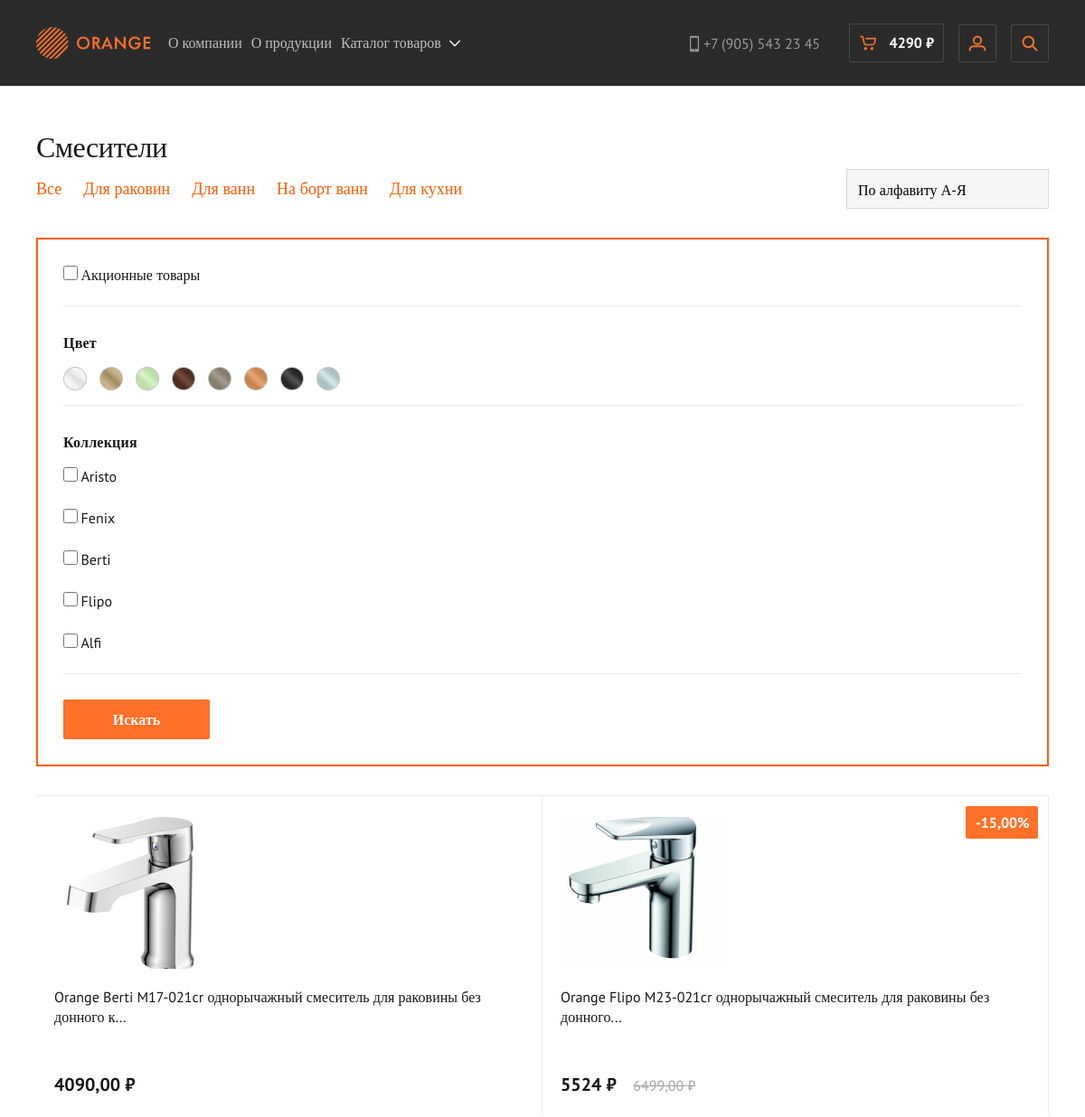
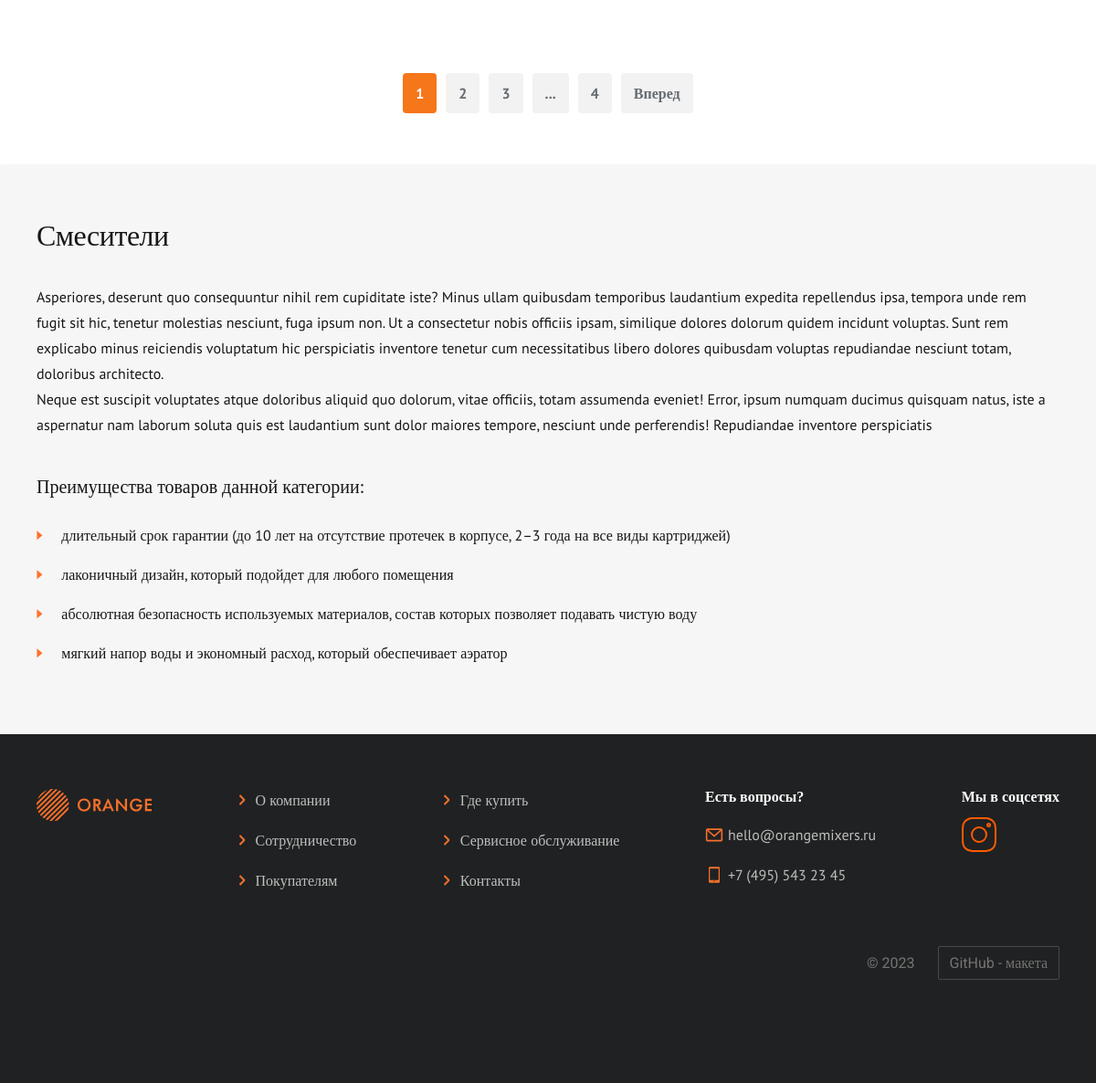
/products/category/smesiteli/, run on the app's committed database (2 pictures, top to bottom).
### products/models.py (models this page shows, shortened)
class Category(MPTTModel):
    name = models.CharField(max_length=50,  unique=True, null=False, blank=False, verbose_name='Название категории')
    slug = models.SlugField(max_length=50, unique=True, null=False, blank=False, db_index=True, verbose_name='URL-категории')
    image = models.ImageField(upload_to="Categoty/", verbose_name='Фото категории')
    image2 = models.ImageField(upload_to="Categoty_2/" ,null=True, blank=True, verbose_name='Фото 2 категории')
    description = models.TextField(max_length=2000, unique=True, verbose_name='Описание категории')
    parent = TreeForeignKey(
        'self',
        related_name="children",
        on_delete=models.SET_NULL,
        null=True,
        blank=True
    )
    def get_absolute_url(self):
        return reverse('category', kwargs={'category_slug':self.slug})
    class MPTTMeta:
        order_insertion_by = ['name']
    class Meta:
        unique_together = [['parent', 'slug']]
        verbose_name = 'Категория товара'
        verbose_name_plural = 'Категории товаров'

class ColorProduct(models.Model):
    value = models.CharField(max_length=20, unique=True, verbose_name='Название цвета', null=False, blank=False)
    img_color = models.ImageField(upload_to="ColorProduct/", verbose_name='Фото',null=False, blank=False )
    class Meta:
        verbose_name = 'Цвет товара'
        verbose_name_plural = 'Цвет товаров'

class Collection(models.Model):
        name = models.CharField(max_length=50, unique=True, null=False, blank=False, verbose_name='Название колекции')
        description = models.TextField(max_length=500, null=False, blank=False, verbose_name='Описание колекции')
        slug = models.SlugField(max_length=50, unique=True, null=False, blank=False, db_index=True, verbose_name='URL-коллекции')
        year = models.CharField(max_length=4, null=False, blank=False, verbose_name='Год выпуска коллекции')
        image = models.ImageField(upload_to="Collection/", verbose_name='Фото коллекции', null=False, blank=False )
        class Meta:
            verbose_name = 'Коллекция товара'
            verbose_name_plural = 'Коллекция товаров'

class Product(models.Model):
    name = models.CharField(max_length=100, unique=True, null=False, blank=False, verbose_name='Название товара')
    slug = models.SlugField(max_length=100, unique=True, null=False, blank=False, db_index=True, verbose_name='URL-товара')
    short_description = models.TextField(max_length=500, unique=True, null=False, blank=False, verbose_name='Краткое описание товара')
    description = models.TextField(max_length=1000, unique=True, null=False, blank=False, verbose_name='Полное описание товара')
    promo = models.BooleanField(default=False, verbose_name='Акционный товар')
    image = models.ImageField(upload_to="Product/", verbose_name='Главное фото товара')
    price = models.DecimalField(default=0.00, max_digits=7, decimal_places=2, verbose_name='Цена')
    discount = models.DecimalField(default=0.00, max_digits=4, decimal_places=2, verbose_name='Скидка в %')
    quantity = models.PositiveIntegerField(default=0, verbose_name='Остаток')
    color = models.ManyToManyField(ColorProduct, related_name='color', verbose_name='Цвет товара')
    collection  = models.ForeignKey(Collection, on_delete=models.CASCADE, verbose_name="Коллекция")
    category = models.ForeignKey(Category, on_delete=models.CASCADE, verbose_name="Категория")
    time_create  = models.DateTimeField(auto_now_add=True, verbose_name='Дата создания товара')
    time_update = models.DateTimeField(auto_now=True, verbose_name='Дата обновления товара')
    equipment  = models.ManyToManyField(EquipmentProductInstance, related_name='equipment', verbose_name='Комплектация товара')
    advantages  = models.ManyToManyField(AdvantagesProduct,  related_name='advantages', verbose_name='Преимущества товара')
    connectionDiagram = models.ImageField(upload_to='connectionDiagram/', verbose_name='Схема подключения или монтажа')
    characteristics  = models.ManyToManyField(Characteristics, related_name='characteristics', verbose_name='Характеристики товара' )
    def sell_price(self):
        if self.discount:
            return round(self.price - (self.price*self.discount/100), 0)
        return self.price
    def get_absolute_url(self):
        return reverse_lazy('product', kwargs={'product_slug':self.slug})
    class Meta:
        verbose_name = 'Товар'
        verbose_name_plural = 'Товары'

class AdvantagesCategory(models.Model):
    description = models.TextField(max_length=500, unique=True, null=False, blank=False, verbose_name='Преимущество')
    categoty = models.ForeignKey(Category, on_delete=models.CASCADE, verbose_name="Категория", related_name='cat' )
    class Meta:
        verbose_name = 'Преимущество категории'
        verbose_name_plural = 'Преимущества категорий'

### products/views.py (the view)
# urls.py: path('category/<slug:category_slug>/',CatalogProductsCategory.as_view(), name='category'),#Страница товары по категори
class CatalogProductsCategory(ListView):
    model = Product
    template_name = 'products/catalog_category.html'
    context_object_name = 'products'
    paginate_by = 2
    def get_queryset(self):
        category = Category.objects.get(slug=self.kwargs['category_slug'])
        sub_categories = category.get_descendants(include_self=True)
        queryset = Product.objects.filter(category__in=sub_categories)
        collection_name = self.request.GET.getlist("collection_name")
        return queryset
    def get_context_data(self, *, object_list=None, **kwargs):
        context = super().get_context_data(**kwargs)
        context['title'] = f'Каталог '
        context['category'] = Category.objects.get(slug=self.kwargs['category_slug'])
        context['advantages'] = AdvantagesCategory.objects.filter(categoty__id=context['category'].id)
        context['collection_list'] = Collection.objects.all()
        context['color_list'] = ColorProduct.objects.all()  # Список всех цветов коллекци
        return context

### products/templates/products/catalog_category.html (shortened to what this page needs)
{% extends "base.html" %}
{% load mptt_tags %}
{% load static %}
{% load orangeMainApp_tag %}
{% load products_tag %}
{% block css_block %}
<link rel="stylesheet" href="{% static 'css/style_catalog_goods.css' %}">
<link rel="stylesheet" href="{% static 'css/mobile_style_catalog_goods.css' %}">
{% endblock css_block %}
{% block nav_list_big %}
<div class="block_nav_list_big">
    <a href="#" class="nav_item_link_big">О компании</a>
    <a href="#" class="nav_item_link_big">О продукции</a>
    <button class="nav_item_btn_big">
        Каталог товаров
        <img src="{% static 'images/header/vector_list_of_good.svg'%}" alt="Каталог" class="nav_item_arrow_big">
    </button>
</div>
{% endblock nav_list_big %}
{% block content %}
<section class="title_info_block_main">
    <div class="title_info_block">
        <div class="title_info_header">
            <h2 class="h2_some_block_title_32_pb_6">{{category.name}}</h2>
            <div class="checked_main_block">
                <form action="{% url 'sorted'  %}" method="GET" class="checked_block">
                    <button class="check_btn" type="submit" value ="all" name="subcategory_slug">Все</button>
                    {% for cat in category.get_children %}
                    <button class="check_btn" type="submit" value ="{{ cat.slug }}" name="subcategory_slug">{{ cat.name }}</button>
                    {% endfor %}
                </form>
                <div class="select_button_block">
                    <form action="{% url 'sorted'  %}" method="GET">
                        <ul class="select_items_list">
                            <li class="select_items">
                                <button type="submit" value="name" name="orderby" class="sorted_btn">
                                    По алфавиту А-Я
                                </button>
                            </li>
                        </ul>
                    </form>
                </div>
            </div>
        </div>
        <aside class="site_bar">
            <div class="checkbox_block_filter">
                <form action="{% url 'sorted'  %}" method="GET" class="filter_form">
                    <div class="promo_goods_checkbox">
                        <div>
                            <input type="checkbox" name="promo" class="promo" id="promo" value="on" {% if request.GET.promo == 'on' %} checked {% endif %}>
                            <label for="promo" class="p16_Sans">Акционные товары</label>
                        </div>
                    </div>
                    <div class="color_goods_checkbox">
                        <p class="p16_bold">Цвет</p>
                        <div class="checkbox_color_list">
                            {% for color in color_list %}
                                {% if color.value in c %}
                                <div class="check_color ">
                                    <input type="checkbox" name="color_name" value="{{ color.value }}" class="checkbox_color" checked>
                                    <img src="{{ color.img_color.url}}" alt="{{ color.value }}" data-color="{{ color.value }}" class="img_checkbox img_checkbox_checked">
                                </div>
                                {% else %}
                                <div class="check_color ">
                                    <img src="{{ color.img_color.url}}" alt="{{ color.value }}" data-color="{{ color.value }}" class="img_checkbox ">
                                </div>
                                {% endif %}
                            {% endfor %}
                        </div>
                    </div>
                    <div class="collection_goods_checkbox">
                        <p class="p16_bold">Коллекция</p>
                        {% for collection in collection_list %}
                        <div class="checkbox_container">
                            {% if collection.name in q %}
                            <input type="checkbox" name="collection_name" id="type_1_goods_{{collection.name}}" value="{{collection.name}}" checked>
                            {% else %}
                            <input type="checkbox" name="collection_name" id="type_1_goods_{{collection.name}}" value="{{collection.name}}" >
                            {% endif %}
                            <label for="type_1_goods_{{collection.name}}" class="p16_Sans">{{collection.name}}</label>
                        </div>
                        {% endfor %}
                    </div>
                    <button class="seach_btn_form"  type="submit">
                        Искать
                    </button>
                </form>
            </div>
        </aside>
        <div class="category_goods_list_block">
            {% if products %}
            {% for cart in products %}
            <div class="category_goods_cart">
                {% if cart.discount %}
                <div class="discount_value">
                    <p>-{{cart.discount}}%</p>
                </div>
                {% endif %}
                <img src="{{cart.image.url}}" alt="Фото">
                <p class="p16_Sans promotional_goods_cart_title">
                    <a href="{{ cart.get_absolute_url }}">
                        {{ cart.name }} {{cart.short_description| truncatechars:50}}
                    </a>
                </p>
                <div class="promotional_goods_cart_footer">
                    {% if cart.discount %}
                    <span class="category_goods_price">{{ cart.sell_price }} &#8381</span>
                    <s class="category_goods_old_price">{{cart.price}} &#8381</s>
                    {% else %}
                    <span class="category_goods_price">{{cart.price}} &#8381</span>
                    {% endif %}
                </div>
            </div>
            {% endfor %}
            {% else %}
            <div class="products_empty_list">
                <img src="{% static 'images/category/empty_products.png' %}" alt="Нет товаров">
                <h3 class="h3_28_orange">На данный момент товаров в данной категории нет</h3>
            </div>
            {% endif %}
        </div>
    </div>
        <div class="pagination_block">
            {% for page in paginator.page_range %}
            {% if page_obj.number == page %}
            <a class="pagination_btn_selected" href="?{{subcategory_slug}}{{category_slug}}{{orderby}}{{promo}}{{collection_name}}{{color_list_get}}page={{page}}">
                {{page}}
            </a>
            {% elif page >= page_obj.number|add:-2 and page <= page_obj.number|add:2 %}
                <a class="pagination_btn"
                href="?{{subcategory_slug}}{{category_slug}}{{orderby}}{{promo}}{{collection_name}}{{color_list_get}}page={{page}}">
                {{page}}
                </a>
                {% endif %}
                {% endfor %}
                {% if page_obj.has_next %}
                <a class="pagination_btn" href="#">
                    ...
                </a>
                <a href="?{{subcategory_slug}}{{category_slug}}{{orderby}}{{promo}}{{collection_name}}{{color_list_get}}page={{page_obj.paginator.num_pages}}"
                    class="pagination_btn">{{page_obj.paginator.num_pages}}
                </a>
                <a class="pagination_btn" href="?{{subcategory_slug}}{{category_slug}}{{orderby}}{{promo}}{{collection_name}}{{color_list_get}}page={{page_obj.next_page_number}}">
                    Вперед
                </a>
                {% endif %}
        </div>
</section>
<section class="category_main_block">
    <div class="category_block">
        <h2 class="h2_some_block_title_32_pb_35 flex_100">{{category.name}}</h2>
        <div class="category_content">
            <p></p>{{ category.description|linebreaks}}
        </div>
        <div class="flex_100 pd_top_40">
            <h3 class="h3_20">Преимущества товаров данной категории:</h3>
            <ul class="category_content_list_benefits">
                {% for advantage in advantages %}
                <li class="category_content_item_benefits">
                    {{advantage.description}}
                </li>
                {% endfor %}
            </ul>
        </div>
    </div>
</section>
{% endblock content %}

### data on the page
Category: name "Смесители", description "Asperiores, deserunt quo consequuntur nihil rem cupiditate iste? Minus ullam quibusdam temporibus laudantium expedita repellendus ipsa, tempora unde rem fugit sit hic, tenetur molestias nesciunt, fuga ipsum non. Ut a consectetur nobis officiis ipsam, similique dolores dolorum quidem incidunt voluptas. Sunt rem explicabo minus reiciendis voluptatum hic perspiciatis inventore tenetur cum necessitatibus libero dolores quibusdam voluptas repudiandae nesciunt totam, doloribus architecto. Neque est suscipit voluptates atque doloribus aliquid quo dolorum, vitae officiis, totam assumenda eveniet! Error, ipsum numquam ducimus quisquam natus, iste a aspernatur nam laborum soluta quis est laudantium…"
Category: name "Для раковин"
Category: name "Для ванн"
Category: name "На борт ванн"
Category: name "Для кухни"
ColorProduct: img_color (picture)
ColorProduct: img_color (picture)
ColorProduct: img_color (picture)
ColorProduct: img_color (picture)
ColorProduct: img_color (picture)
ColorProduct: img_color (picture)
ColorProduct: img_color (picture)
ColorProduct: img_color (picture)
Collection: name "Aristo"
Collection: name "Fenix"
Collection: name "Berti"
Collection: name "Flipo"
Collection: name "Alfi"
Product: image (picture), name "Orange Berti M17-021cr", short_description "однорычажный смеситель для раковины без донного к…", price "4090,00"
Product: discount "15,00", image (picture), name "Orange Flipo M23-021cr", short_description "однорычажный смеситель для раковины без донного...", sell_price "5524", price "6499,00"
AdvantagesCategory: description "длительный срок гарантии (до 10 лет на отсутствие протечек в корпусе, 2–3 года на все виды картриджей)"
AdvantagesCategory: description "лаконичный дизайн, который подойдет для любого помещения"
AdvantagesCategory: description "абсолютная безопасность используемых материалов, состав которых позволяет подавать чистую воду"
AdvantagesCategory: description "мягкий напор воды и экономный расход, который обеспечивает аэратор"

### other printed values
{{ page }} "1"
{{ page }} "2" "3"
{{ page_obj.paginator.num_pages }} "4"
